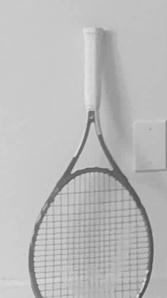
#> input picture 3/5/object.jpg, 167 x 298 px, shrunk from 321 x 573 before the run, found by its file name; the run also reads 1 picture not shown here
$ python feature.py
#> lines starting #> are read from the running program, lines starting #| are printed output that depends on the picture; after the words box and inside, x2 and y2 are one past the last pixel; in counts of white or black regions, pixels touching at a corner belong together; pictures that were not available may be replaced by others from this repository, and a replacement may not be noted
import cv2
import numpy as np

# Load the box image
box_image = cv2.imread('3/5/object.jpg', cv2.IMREAD_GRAYSCALE)
#> box_image is the input picture: shape (298, 167); min 70, max 229, mean 186.5

# Check if the box image is loaded successfully
if box_image is None:
    print("Error: Could not load the box image.")
    exit()

# Initialize SIFT detector
sift = cv2.SIFT_create()

# Detect keypoints and extract descriptors for the box image
box_keypoints, box_descriptors = sift.detectAndCompute(box_image, None)
#> box_keypoints = 341 keypoints; strongest (x, y, size): (141, 295, 2.8), (73, 171, 2.7), (147, 271, 2), (75, 160, 3.9)

# Load scene images
paths = ["2/2/frames/frame_10.jpg","2/2/frames/frame_29.jpg","2/2/frames/frame_35.jpg","2/2/frames/frame_39.jpg","2/2/frames/frame_2.jpg","2/2/frames/frame_7.jpg","2/2/frames/frame_15.jpg","2/2/frames/frame_19.jpg","2/2/frames/frame_29.jpg"]

# Initialize matcher outside the loop
matcher = cv2.BFMatcher()

# Loop through each scene image
for path in paths:
    scene_image = cv2.imread(path, cv2.IMREAD_GRAYSCALE)

    # Check if the scene image is loaded successfully
    if scene_image is None:
        print("Error: Could not load the scene image", path)
        continue

    # Detect keypoints and extract descriptors for the scene image
    scene_keypoints, scene_descriptors = sift.detectAndCompute(scene_image, None)
#> scene_keypoints has the same summary as box_keypoints

    # Match features between box and scene images
    matches = matcher.knnMatch(box_descriptors, scene_descriptors, k=2)
#> matches = 341 matches

    # Apply ratio test to filter good matches
    good_matches = []
    ratio_threshold = 0.75
    for best_match, second_best_match in matches:
        if best_match.distance < ratio_threshold * second_best_match.distance:
            good_matches.append(best_match)
#> after the loop, good_matches = 341 matches

    # Extract matched keypoints
    matched_box_points = np.float32([box_keypoints[match.queryIdx].pt for match in good_matches]).reshape(-1, 1, 2)
#> matched_box_points = 341 rows, first 8: [27.87, 248.3], [30.12, 290.6], [30.52, 289], [33.57, 223.9], [33.87, 239], [33.87, 239], [34.68, 258.9], [35.37, 253.3]
    matched_scene_points = np.float32([scene_keypoints[match.trainIdx].pt for match in good_matches]).reshape(-1, 1, 2)
#> matched_scene_points has the same summary as matched_box_points

    # Find affine transformation between matched points
    M, _ = cv2.estimateAffine2D(matched_box_points, matched_scene_points)
#> M = [[1, 8.19e-17, -5.77e-14], [3.47e-16, 1, -1.15e-13]]

    # Transform box corners to scene perspective
    box_corners = np.float32([[0, 0], [box_image.shape[1], 0], [box_image.shape[1], box_image.shape[0]], [0, box_image.shape[0]]]).reshape(-1, 1, 2)
#> box_corners = [[0, 0], [167, 0], [167, 298], [0, 298]]
    new_box_corners = cv2.transform(box_corners, M)
#> new_box_corners = [[-5.77e-14, -1.15e-13], [167, -1.15e-13], [167, 298], [-5.77e-14, 298]]

    # Draw box polygon on the scene image
    scene_with_box = cv2.cvtColor(scene_image, cv2.COLOR_GRAY2BGR)
    cv2.polylines(scene_with_box, [np.int32(new_box_corners)], isClosed=True, color=(0, 255, 255), thickness=2)
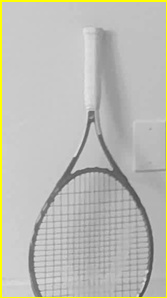
#> scene_with_box: shape (298, 167, 3); 2.79% of pixels changed, all inside (x1, y1, x2, y2) = (0, 0, 167, 298)

    # Save the scene image with detected box
    output_path = "3/5/detected_" + path.split('/')[-1]  # Example output path
    cv2.imwrite(output_path, scene_with_box)

    # Display scene image with detected box
    cv2.imshow('Detected Object', scene_with_box)
    cv2.waitKey(1000)  # Add a delay of 1 second between each image
#> pass 2 of the loop `for path in paths:`:
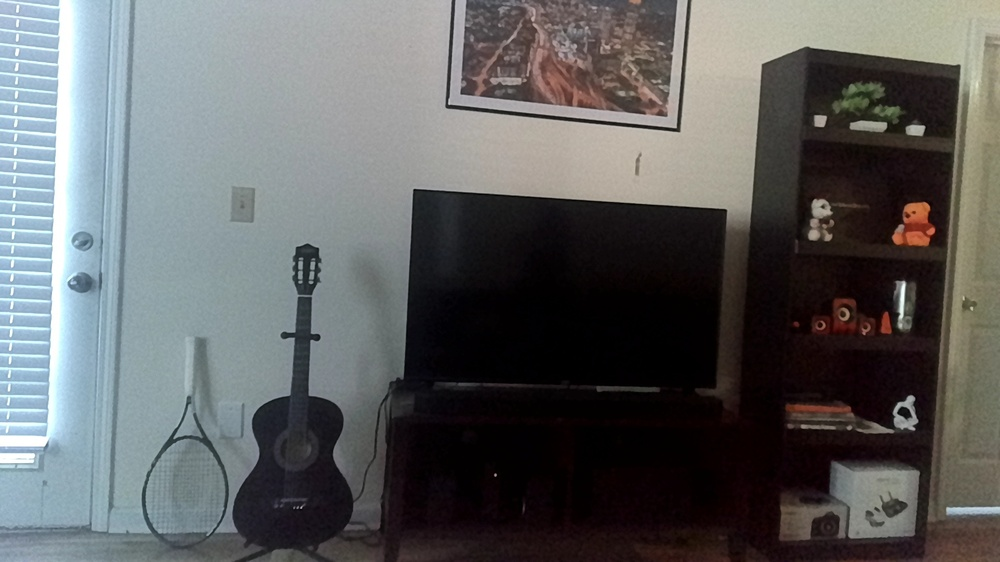
#> input picture captured_image_3.jpg, 1000 x 562 px, shrunk from 1920 x 1080 before the run, given in place of frame_29.jpg, which was not available
#> `scene_image = cv2.imread(path, cv2.IMREAD_GRAYSCALE)`:
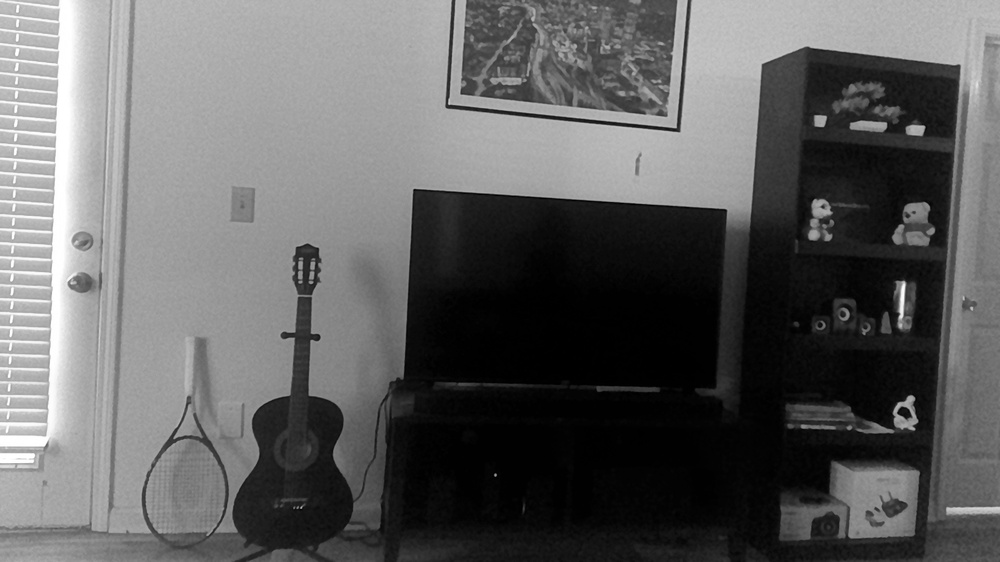
#> scene_image: shape (562, 1000); min 0, max 255, mean 97.1
#> scene_keypoints = 1596 keypoints; strongest (x, y, size): (916, 130, 9.9), (820, 121, 8.3), (902, 287, 7.9), (901, 310, 4.5)
#> after the loop `for best_match, second_best_match in matches:`: good_matches = 22 matches
#> matched_box_points = 22 rows, first 8: [36.74, 227.4], [36.74, 227.4], [40.23, 221.1], [56.66, 197.7], [67.63, 176.2], [72.8, 171.3], [88.17, 100.6], [90.89, 113]
#> matched_scene_points = 22 rows, first 8: [148, 475.1], [148, 475.1], [150.8, 470.5], [162.7, 455.5], [170.6, 440.9], [174.9, 437], [187.3, 389.5], [188.6, 397.7]
#> M = [[0.69, -0.0298, 129.4], [0.0332, 0.699, 315.2]]
#> new_box_corners = [[129.4, 315.2], [244.7, 320.7], [235.8, 529], [120.6, 523.4]]
#> `cv2.polylines(scene_with_box, [np.int32(new_box_corners)], isClosed=Tr..`:
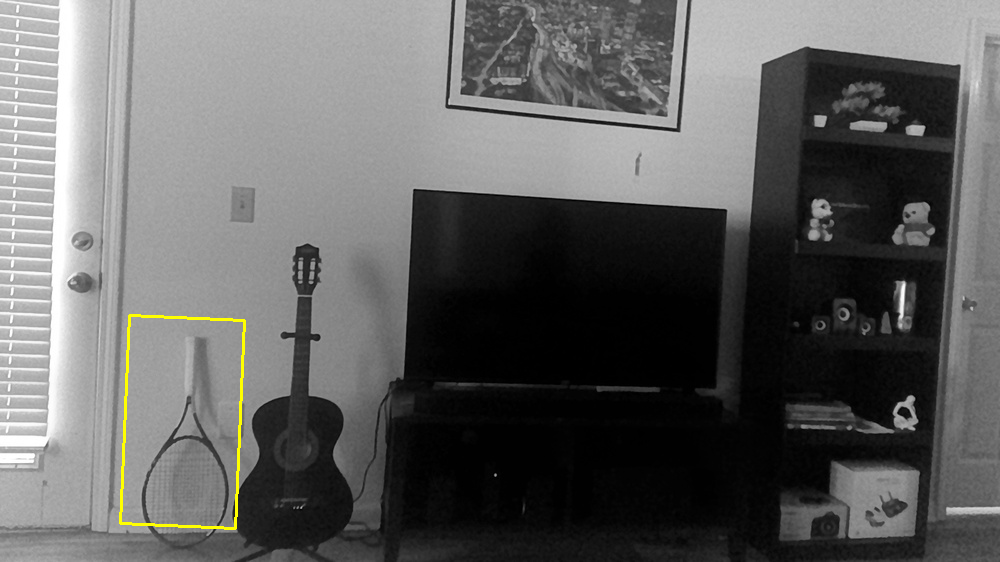
#> scene_with_box: shape (562, 1000, 3); mean B, G, R 96.6, 97.5, 97.5

# Close all windows at the end
cv2.destroyAllWindows()
